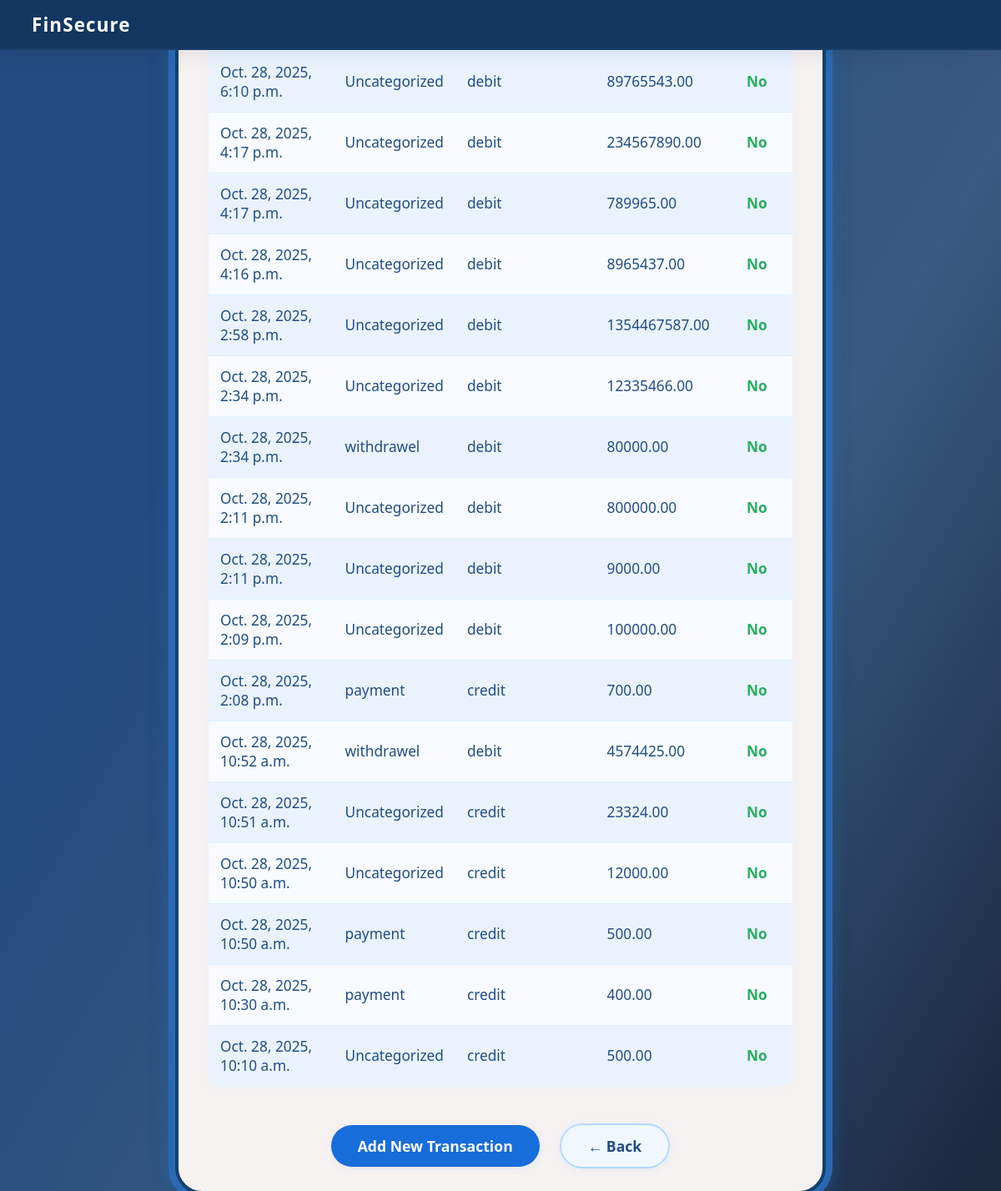
Screenshot of /transactions/list/ (signed in) with the database file from the repository.
### transactions/models.py (models this page shows, shortened)
class Transaction(models.Model):
    user = models.ForeignKey(User, on_delete=models.CASCADE)
    amount = models.DecimalField(max_digits=12, decimal_places=2)
    transaction_type = models.CharField(max_length=10, choices=(('credit','Credit'),('debit','Debit')))
    category = models.CharField(max_length=50, blank=True, null=True)
    is_fraud = models.BooleanField(default=False)  # set by your fraud detection logic
    timestamp = models.DateTimeField(auto_now_add=True)
    description = models.CharField(max_length=255, blank=True)

### transactions/views.py (the view)
# urls.py: path('list/', views.list_transactions, name='list_transactions'),
@login_required
def list_transactions(request):
    transactions = Transaction.objects.filter(user=request.user).order_by('-timestamp')
    return render(request, 'transactions/list_transactions.html', {'transactions': transactions})

### transactions/templates/transactions/list_transactions.html (shortened to what this page needs)
<!DOCTYPE html>
<html>
<head>
</head>
<body>
  <div class="topbar">
    FinSecure
  </div>
  <div class="container">
    <table>
      <tbody>
        {% for txn in transactions %}
        <tr>
          <td>{{ txn.timestamp }}</td>
          <td>{{ txn.category }}</td>
          <td>{{ txn.transaction_type }}</td>
          <td>{{ txn.amount }}</td>
          <td class="{% if txn.is_fraud %}fraud-yes{% else %}fraud-no{% endif %}">
            {% if txn.is_fraud %}Yes{% else %}No{% endif %}
          </td>
        </tr>
        {% empty %}
        <tr><td colspan="5" style="text-align:center;color:#234d83;">No transactions found.</td></tr>
        {% endfor %}
      </tbody>
    </table>
    <div class="actions">
      <a href="{% url 'transactions:add_transaction' %}" class="btn btn-primary">Add New Transaction</a>
      <a href="{% url 'dashboard' %}" class="btn btn-secondary">&#8592; Back</a>
    </div>
  </div>
</body>
</html>

### transactions/templates/transactions/list_transactions.html (style rules this page uses)
html, body { height: 100%; margin: 0; padding: 0; }
body { min-height: 100vh; font-family: 'Segoe UI', 'Roboto', Arial, sans-serif; background: linear-gradient(120deg, #244b7f 26%, #214672e3 64%, #1a2940 98%); color: #234d83; display: flex; flex-direction: column; min-height: 100vh; height: 100vh; justify-content: center; align-items: center; padding-top: 58px; }
.topbar { background: #123660; color: #fff; font-weight: 700; font-size: 1.4rem; letter-spacing: .05em; display: flex; align-items: center; padding: 0 38px; border-bottom: 2px solid #183f6a; box-shadow: 0 4px 24px #12223719; width: 100vw; height: 58px; position: fixed; left: 0; top: 0; z-index: 10; }
.container { margin: 0; max-width: 700px; width: 100%; background: rgb(246, 242, 242); border-radius: 32px; box-shadow: 0 0 0 8px #2c6cb9e6, 0 0 20px 10px #339dff33, 0 4px 30px #193a5e72; border: 4px solid #13416a; padding: 38px 36px 22px 36px; display: flex; flex-direction: column; align-items: center; animation: fadein .7s cubic-bezier(.62,.72,.19,1.01); }
table { width: 100%; border-collapse: separate; border-spacing: 0; background: #f7faff; border-radius: 17px; margin-bottom: 26px; overflow: hidden; box-shadow: 0 2.5px 13px #b7e8ff15; font-size: 1.08em; }
tbody td { padding: 13px 14px; border-bottom: 1px solid #def0ff; font-size: 1em; color: #234d83; background: #f7faff; }
tbody tr { transition: background .16s; }
tbody tr:nth-child(even) td { background: #eaf3fd; }
tbody td:last-child { font-weight: 700; text-align: center; }
.fraud-no { color: #27ae60 !important; }
.actions { display: flex; gap: 24px; justify-content: center; align-items: center; margin-top: 18px; margin-bottom: 5px; }
.btn { display: inline-block; padding: 13px 32px; font-size: 1.1em; border-radius: 27px; font-weight: 700; text-decoration: none; text-align: center; box-shadow: 0 1.5px 10px #3480e018; transition: background .16s, color .13s; border: none; outline: none; cursor: pointer; }
.btn-primary { background: #176dda; color: #fff; }
.btn-secondary { background: #f0f7ff; color: #234d83; border: 2px solid #b4d9ff; }

### rows the page displays
Transaction: timestamp "Oct. 28, 2025, 6:10 p.m.", category "Uncategorized", transaction_type "debit", amount "89765543.00", is_fraud "No"
Transaction: timestamp "Oct. 28, 2025, 4:17 p.m.", category "Uncategorized", transaction_type "debit", amount "234567890.00", is_fraud "No"
Transaction: timestamp "Oct. 28, 2025, 4:17 p.m.", category "Uncategorized", transaction_type "debit", amount "789965.00", is_fraud "No"
Transaction: timestamp "Oct. 28, 2025, 4:16 p.m.", category "Uncategorized", transaction_type "debit", amount "8965437.00", is_fraud "No"
Transaction: timestamp "Oct. 28, 2025, 2:58 p.m.", category "Uncategorized", transaction_type "debit", amount "1354467587.00", is_fraud "No"
Transaction: timestamp "Oct. 28, 2025, 2:34 p.m.", category "Uncategorized", transaction_type "debit", amount "12335466.00", is_fraud "No"
Transaction: timestamp "Oct. 28, 2025, 2:34 p.m.", category "withdrawel", transaction_type "debit", amount "80000.00", is_fraud "No"
Transaction: timestamp "Oct. 28, 2025, 2:11 p.m.", category "Uncategorized", transaction_type "debit", amount "800000.00", is_fraud "No"
Transaction: timestamp "Oct. 28, 2025, 2:11 p.m.", category "Uncategorized", transaction_type "debit", amount "9000.00", is_fraud "No"
Transaction: timestamp "Oct. 28, 2025, 2:09 p.m.", category "Uncategorized", transaction_type "debit", amount "100000.00", is_fraud "No"
Transaction: timestamp "Oct. 28, 2025, 2:08 p.m.", category "payment", transaction_type "credit", amount "700.00", is_fraud "No"
Transaction: timestamp "Oct. 28, 2025, 10:52 a.m.", category "withdrawel", transaction_type "debit", amount "4574425.00", is_fraud "No"
Transaction: timestamp "Oct. 28, 2025, 10:51 a.m.", category "Uncategorized", transaction_type "credit", amount "23324.00", is_fraud "No"
Transaction: timestamp "Oct. 28, 2025, 10:50 a.m.", category "Uncategorized", transaction_type "credit", amount "12000.00", is_fraud "No"
Transaction: timestamp "Oct. 28, 2025, 10:50 a.m.", category "payment", transaction_type "credit", amount "500.00", is_fraud "No"
Transaction: timestamp "Oct. 28, 2025, 10:30 a.m.", category "payment", transaction_type "credit", amount "400.00", is_fraud "No"
Transaction: timestamp "Oct. 28, 2025, 10:10 a.m.", category "Uncategorized", transaction_type "credit", amount "500.00", is_fraud "No"
